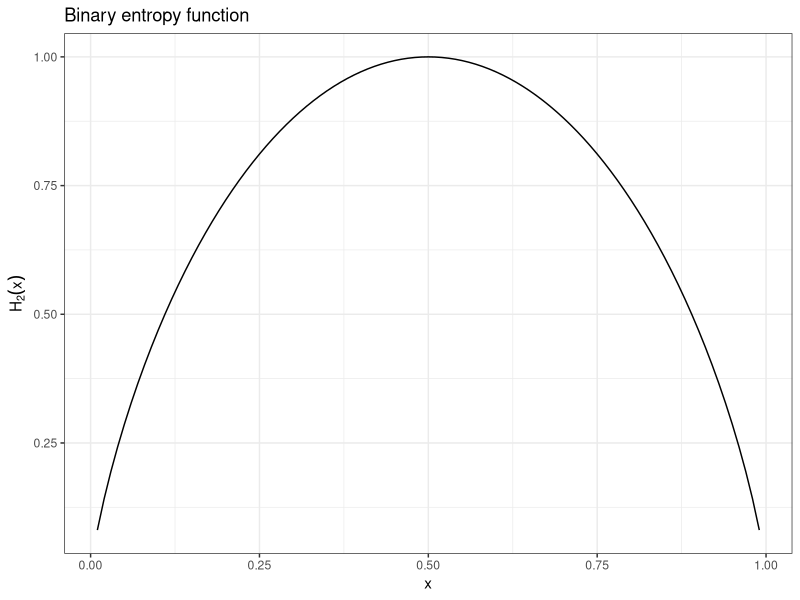
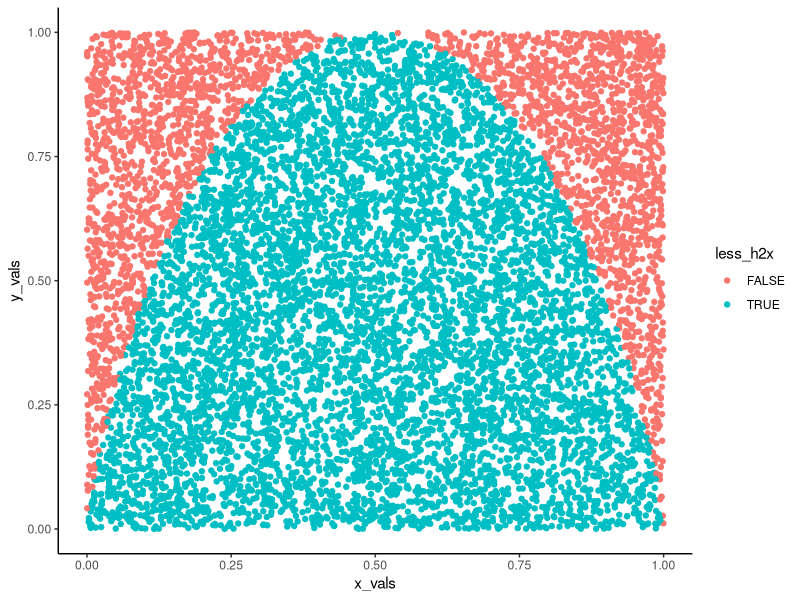
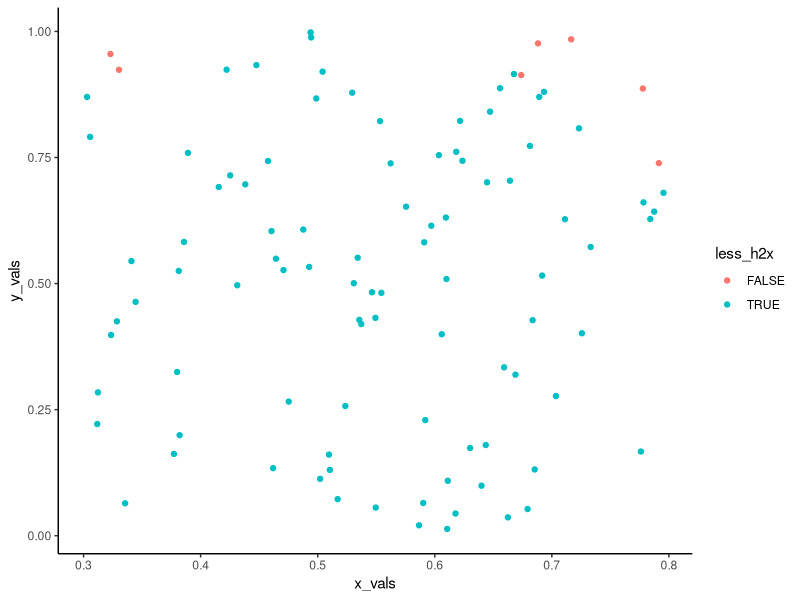
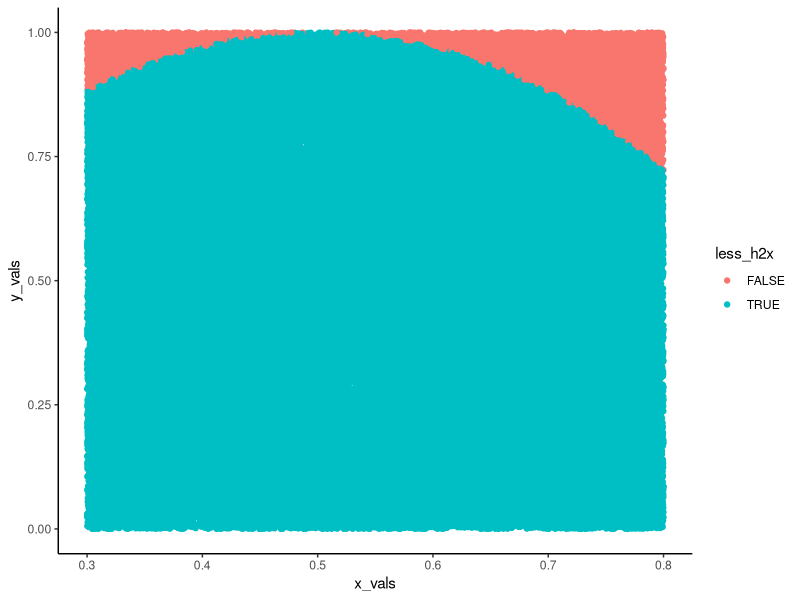

These figures' R source, in order:
## ---- chunk 1
### Binary entropy function.
### This function takes on an x between zero and one and returns the H2(x) of this value

h2x <- function (x){
  x * log2(1/x) + (1-x) * log2(1/(1-x)) #Note that the binary entropy function 
}

h2x_df <- data.frame(x = seq(0.01, 0.99, 0.01), h2x = h2x(seq(0.01, 0.99, 0.01)))

library(ggplot2)

ggplot(h2x_df, aes(x = x, y = h2x)) +
  geom_line() +
  theme_bw() +
  labs(
    title = "Binary entropy function",
  ) +
  ylab(bquote(H[2](x)))


## ---- chunk 2
library(dplyr)
library(purrr)

##First set up a base DF, with 10000 sims.

sampler_results <- data.frame(x_vals = runif(10000, 0, 1), 
                              y_vals = runif(10000, 0, 1)) %>%
  ##Next check if the values are less than the H2(x) values
  mutate(
    h2x_vals = h2x(x_vals),
    less_h2x = if_else(y_vals <= h2x_vals, TRUE, FALSE) #I broke this up into two steps, so I can check if the intermediate steps work the way they should :)
  )


## ---- chunk 3

area_under_curve <- sampler_results %>%
  summarize(
    n_total = n(),
    under_curve = sum(less_h2x),
    area = under_curve / n_total
  ) %>%
  pull(area)

area_under_curve

## ---- chunk 4
sampler_results %>%
  ggplot(aes(x = x_vals, y = y_vals, color = less_h2x)) +
  geom_point() +
  theme_classic()
## ---- chunk 5
sample_h2x <- function (x1, x2, n_sims){
  ### Takes on values of x and returns the H2(x) integral between those values.
  ### Assumes x1 < x2 and 0 < x1, x2 < 1
  
  
  sampler_results <- data.frame(x_vals = runif(n_sims, x1, x2), 
                              y_vals = runif(n_sims, 0, 1)) %>%
  ##Next check if the values are less than the H2(x) values
  mutate(
    h2x_vals = h2x(x_vals),
    less_h2x = if_else(y_vals <= h2x_vals, TRUE, FALSE) #I broke this up into two steps, so I can check if the intermediate steps work the way they should :)
  )
  
  sampler_results
}


#Run a visual test

sample_h2x(0.3, 0.8, 100) %>%
  ggplot(aes(x = x_vals, y = y_vals, color = less_h2x)) +
  geom_point() +
  theme_classic()

sample_h2x(0.3, 0.8, 100000) %>%
  ggplot(aes(x = x_vals, y = y_vals, color = less_h2x)) +
  geom_point() +
  theme_classic()

## ---- chunk 6
read_h2x_mc <- function (mc_results, x1, x2, y1 = 0, y2 = 1){
  ###The function takes on the raw MC results and returns the area under the curve between X1 and x2.
  
  area_checked <- (x2 - x1) * (y2 - y1)
  
  result <- mc_results %>%
    summarize(
      n_total = n(),
      n_under = sum(less_h2x),
      area_under_curve = area_checked * n_under / n_total
    ) %>%
    pull(area_under_curve)
    
  
  round(result[1], 3) #Return as a single value, not a vector
  
}

##Test
sample_h2x(0, 1, 10000) %>%
  read_h2x_mc(x1 = 0, x2 = 1)
